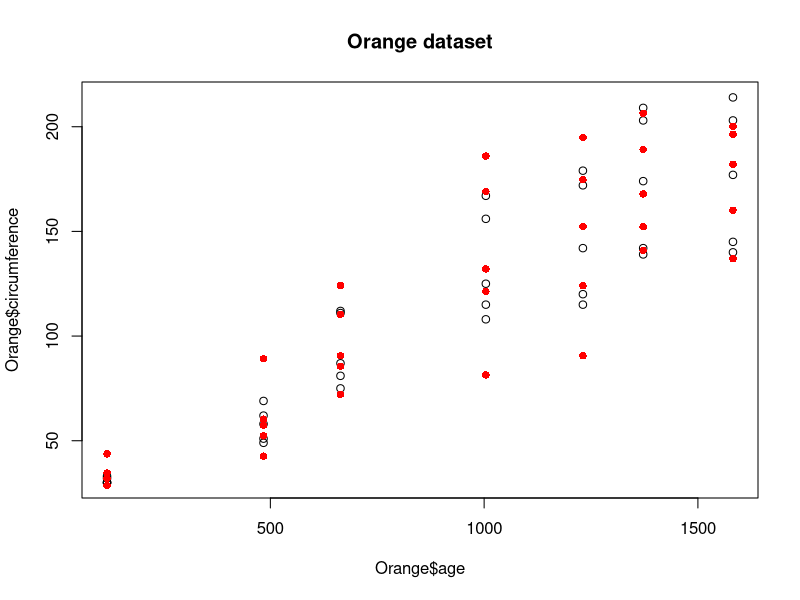
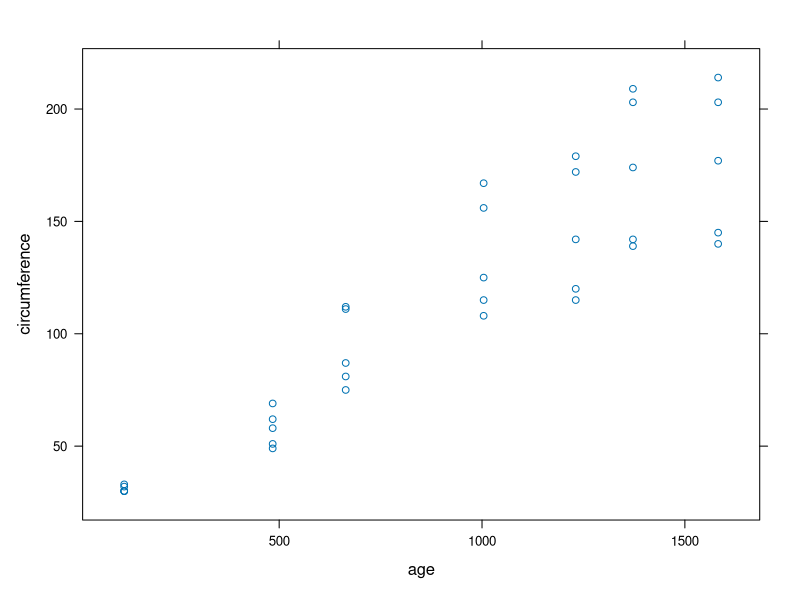
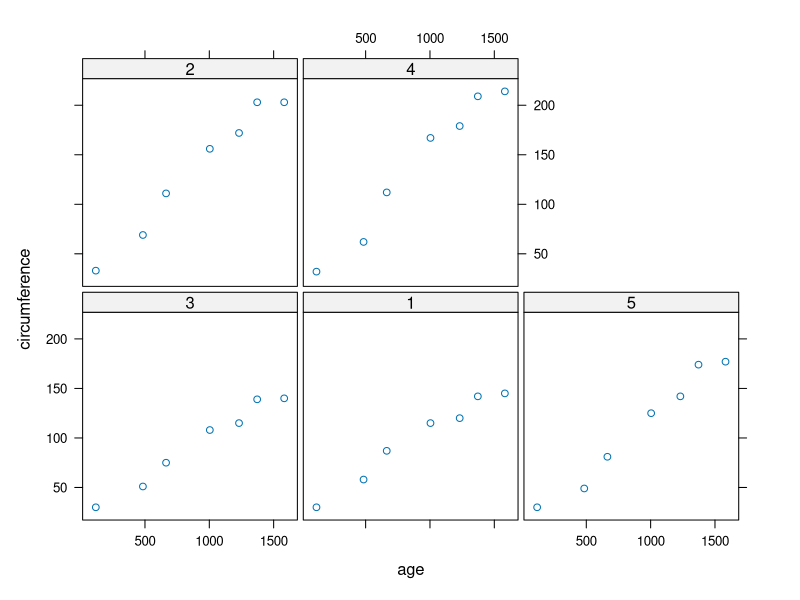
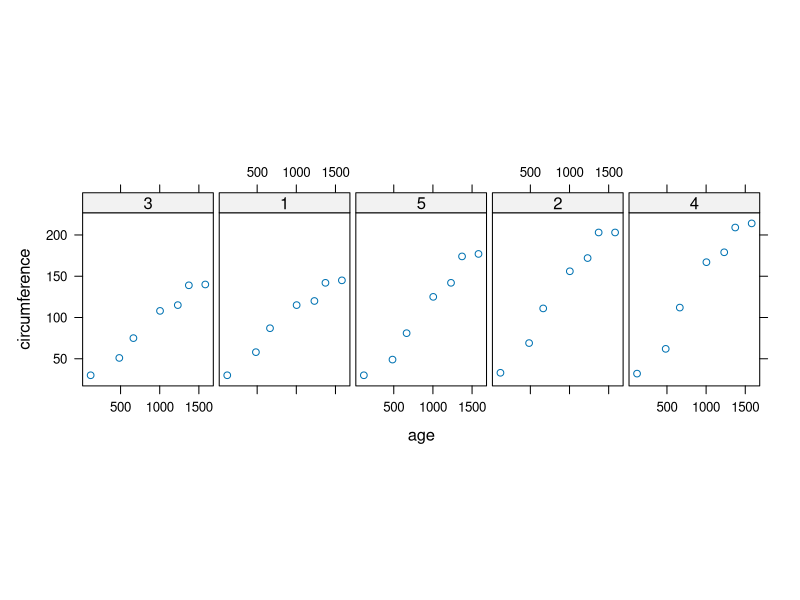

The R source for these figures, in order:
## ---- chunk 1
knitr::opts_chunk$set(echo = TRUE)
## ---- chunk 2
## All available datasets...
data()

## Dimensions
dim(Orange)

## First 5 rows...
head(Orange)
## ---- chunk 3
plot( Orange$age, Orange$circumference, main="Orange dataset")

## Make new variable
set.seed(42)
Orange$width <- Orange$circumference + rnorm(nrow(Orange), 0, 10)

#plot(Orange$circumference, Orange$width)
points(Orange$age, Orange$width, col="red", pch=16)
## ---- chunk 4
library(lattice)

xyplot(circumference ~ age, data=Orange)

## Conditioning
xyplot(circumference ~ age | Tree, data=Orange, between=list(x=0.3, y=0.3))

## Change layout
xyplot(circumference ~ age | Tree, data=Orange, layout=c(5,1), between=list(x=0.3, y=0.3), aspect="xy")
